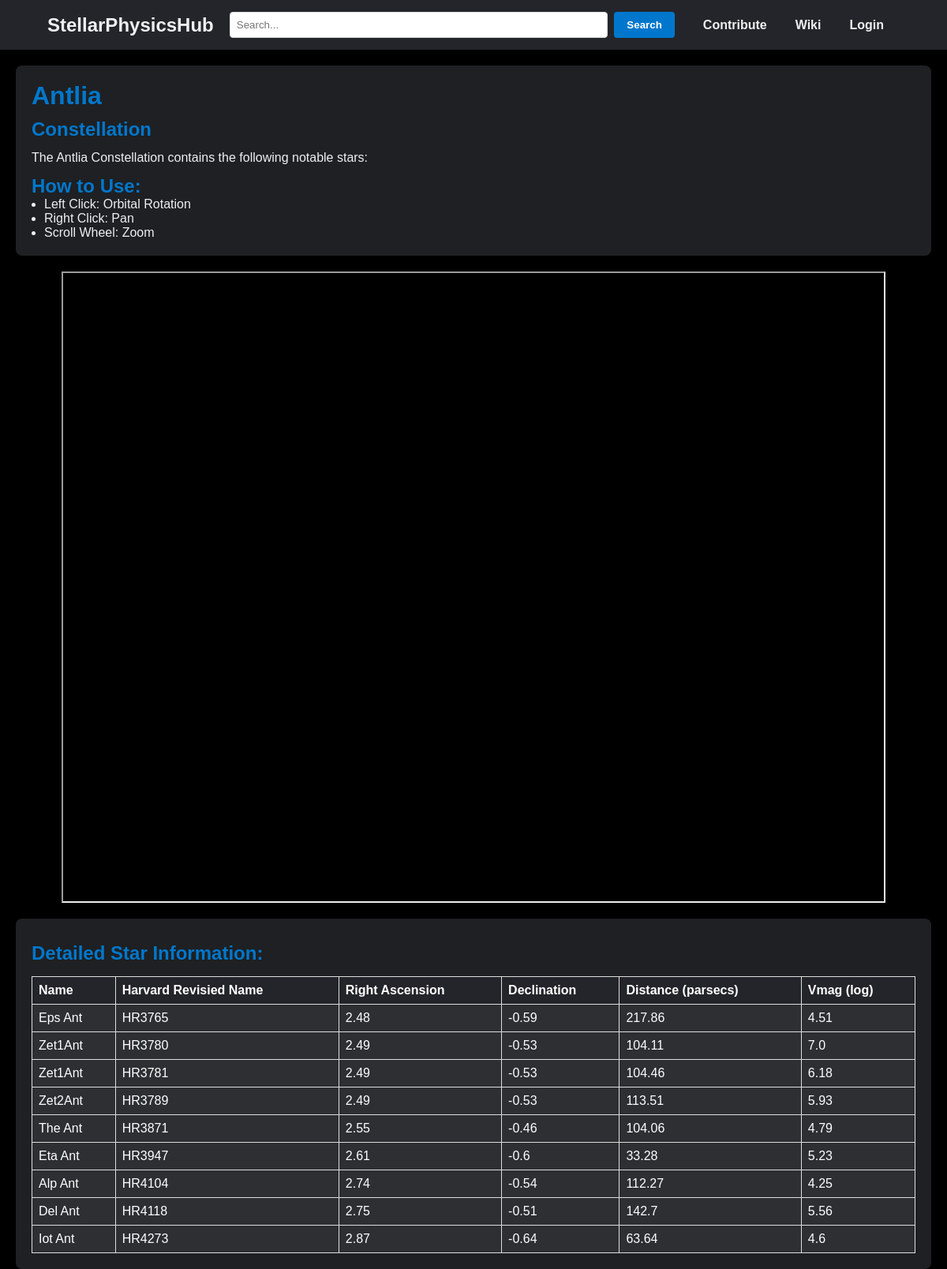
Page /constellation/Antlia on the committed database.
### models.py (models this page shows)
class Constellation(db.Model):
    id = db.Column(db.Integer, primary_key=True)
    name = db.Column(db.String(50), nullable=False)
    description = db.Column(db.Text, nullable=True)
    stars = db.relationship('Star', backref='constellation', lazy=True)
    contributor_id = db.Column(db.Integer, db.ForeignKey('user.id'))
    contributor = db.relationship('User', backref='constellations', lazy=True)

class Star(db.Model):
    id = db.Column(db.Integer, primary_key=True)
    alt_name = db.Column(db.String(50), nullable=False)
    hr_name = db.Column(db.String(50), nullable=False)
    common_name = db.Column(db.String(50), nullable=True)
    right_acension = db.Column(db.Float(), nullable=False)
    declination = db.Column(db.Float(), nullable=False)
    bv_colour = db.Column(db.Float(), nullable=False)
    vmag = db.Column(db.Float(), nullable=True)
    parsecs = db.Column(db.Float(), nullable=False)
    note = db.Column(db.Text(), nullable=True)
    source = db.Column(db.Text(), nullable=True)
    constellation_id = db.Column(db.Integer, db.ForeignKey('constellation.id'))

### app.py (the view)
@app.route('/constellation/<name>')
def constellation(name):
    layout = 'layout_logged_in.html' if current_user.is_authenticated else 'layout.html'
    constellation_names = [constellation.name for constellation in Constellation.query.all()]
    asterism_names = []#asterism.name for asterism in Asterism.query.all()]
    objects = asterism_names + constellation_names
    constellation = Constellation.query.filter_by(name=name).first_or_404()
    stars = Star.query.filter_by(constellation_id=constellation.id)
    star_details = [
        {
            'name': star.common_name,
            'hr_name': star.hr_name,
            'alt' : star.alt_name,
            'notes': star.note,
            'source': star.source,
            'distance': round(star.parsecs, 2),
            'right_ascension': round(star.right_acension, 2),
            'declination': round(star.declination, 2),
            'vmag': star.vmag
        }
        for star in stars
    ]
    star_names = [star.common_name for star in stars if star.common_name is not None and pd.notna(star.common_name)]
    star_names.sort()
    has_notes = any(star.get('notes') for star in star_details)
    return render_template('body.html', body=constellation, stars=star_details, star_names=star_names, has_notes=has_notes, of_type='Constellation', objects=objects, layout=layout)

### templates/body.html (shortened to what this page needs)
{% extends layout %}
{% block body %}
<link rel="stylesheet" type="text/css" href="{{ url_for('static', filename='body.css') }}">
<main>
    <div class="welcome-container">
        <section class="welcome-section">
            <h1>{{ body.name }}</h1>
            <h2>{{ of_type }}</h2>
            <p>The {{ body.name }} {{ of_type }} contains the following notable stars: {{ star_names | join(', ') }} </p>
        </section>
	<h3>How to Use:</h3>
	<ul>
		<li> Left Click: Orbital Rotation</li>
		<li> Right Click: Pan </li>
		<li> Scroll Wheel: Zoom</li>
	</ul>
	</div>
    <div class=frame>
<iframe src="{{ url_for('static', filename='htmls/' ~ body.name | lower | replace(' ', '_') ~ '_plot.html') }}"
        width="90%" height="800" frameborder="1"></iframe>
    </div>
    <section class="star-details-section">
        <h3>Detailed Star Information:</h3>
        <table>
            <tr>
                <th>Name</th>
		<th> Harvard Revisied Name</th>
                <th>Right Ascension</th>
                <th>Declination</th>
                <th>Distance (parsecs)</th>
		<th>Vmag (log) </th>
            </tr>
            {% for star in stars %}
                <tr>
                    <td>{{ star.name or star.alt}}</td>
		    <td>{{ star.hr_name }}</td>
                    <td>{{ star.right_ascension }}</td>
                    <td>{{ star.declination }}</td>
                    <td>{{ star.distance }}</td>
		    <td>{{ star.vmag }}</td>
                </tr>
            {% endfor %}
        </table>
    </section>
</main>
{% endblock %}

### static/styles.css (style rules this page uses)
body, html { height: 100%; margin: 0; font-family: Monserrat, sans-serif; }
* { box-sizing: border-box; margin: 0; padding: 0; font-family: 'Montserrat', sans-serif; color: #edf0f1; }

### static/body.css (style rules this page uses)
body { background-color:black; }
main { margin: 20px; color:black; background-color:black; }
li { margin-left: 16px; }
.welcome-container { background-color: #1e2023; padding: 20px; border-radius: 8px; margin-bottom: 20px; }
.frame { display: flex; justify-content: center; align-items: center; height: 100%; margin: auto; margin-bottom:20px; }
.welcome-section h1, .welcome-section h2 { color: #0077cc; margin-bottom: 10px; }
h1 { font-size: 32px; }
h2 { font-size:24px; }
h3 { font-size:24px; margin-top: 10px; color:#0077cc; }
.welcome-section p { font-size: 16px; line-height: 1.5; }
.star-details-section { background-color: #1e2023; padding: 20px; border-radius: 8px; }
.star-details-section h3 { color: #0077cc; margin-bottom: 15px; }
table { width: 100%; border-collapse: collapse; margin-top: 10px; }
table, th, td { border: 1px solid #ddd; padding: 8px; text-align: left; }
th { background-color: #24252A; color: white; }
td { background-color: #2d2f33; color: white; }

### rows in the picture
Constellation: name "Antlia"
Star: alt_name "Eps Ant", hr_name "HR3765", right_ascension "2.48", declination "-0.59", distance "217.86", vmag "4.51"
Star: alt_name "Zet1Ant", hr_name "HR3780", right_ascension "2.49", declination "-0.53", distance "104.11", vmag "7.0"
Star: alt_name "Zet1Ant", hr_name "HR3781", right_ascension "2.49", declination "-0.53", distance "104.46", vmag "6.18"
Star: alt_name "Zet2Ant", hr_name "HR3789", right_ascension "2.49", declination "-0.53", distance "113.51", vmag "5.93"
Star: alt_name "The Ant", hr_name "HR3871", right_ascension "2.55", declination "-0.46", distance "104.06", vmag "4.79"
Star: alt_name "Eta Ant", hr_name "HR3947", right_ascension "2.61", declination "-0.6", distance "33.28", vmag "5.23"
Star: alt_name "Alp Ant", hr_name "HR4104", right_ascension "2.74", declination "-0.54", distance "112.27", vmag "4.25"
Star: alt_name "Del Ant", hr_name "HR4118", right_ascension "2.75", declination "-0.51", distance "142.7", vmag "5.56"
Star: alt_name "Iot Ant", hr_name "HR4273", right_ascension "2.87", declination "-0.64", distance "63.64", vmag "4.6"

### other values in the picture
{{ of_type }} "Constellation"
